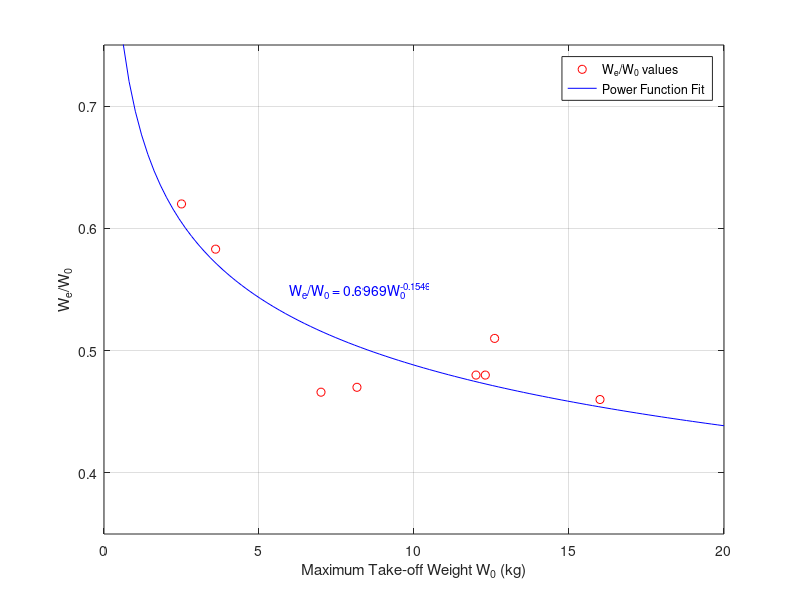
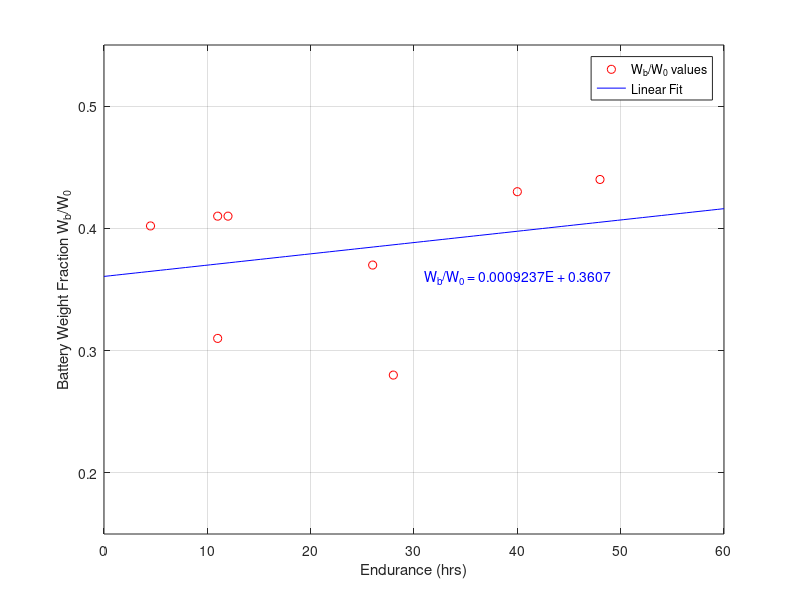

These charts were generated, in order, by the following MATLAB code:
w_0 = [12.3 8.16 2.5 3.6 12 12.6 7 16];

w_batt_ratio = [0.41 0.43 0.28 0.31 0.41 0.44 0.402 0.37];

w_empty_ratio = [0.48 0.47 0.62 0.583 0.48 0.51 0.466 0.46];

endurance = [12 40 28 11 11 48 4.5 26];

figure(1);
x1 = linspace(0,20,100);
a = 0.6969; b = -0.1546;
y1 = a * x1 .^ b;

plot(w_0,w_empty_ratio,'ro');
hold on 
plot(x1,y1,'b-');
hold off

caption = sprintf('W_e/W_0 = %0.5gW_0^{%0.5g}', a, b);
text(6, 0.55, caption,'Color', 'b');

ylim([0.35,0.75]);
xlabel('Maximum Take-off Weight W_0 (kg)');
ylabel('W_e/W_0');
legend(['W_e/W_0 values'],['Power Function Fit']);
grid();

%%%%%%

figure(2);

x = linspace(0,60,100);
p1 = 0.0009237; p2 = 0.3607;
y = p1 * x + p2;

plot(endurance,w_batt_ratio,'ro');
hold on 
plot(x,y,'b-');
hold off

caption = sprintf('W_b/W_0 = %0.5gE + %0.5g', p1, p2);
text(31, 0.36, caption,'Color', 'b');


xlim([0,60]);
ylim([0.15,0.55]);
xlabel('Endurance (hrs)');
ylabel('Battery Weight Fraction W_b/W_0');
legend(['W_b/W_0 values'],['Linear Fit']);
grid();
